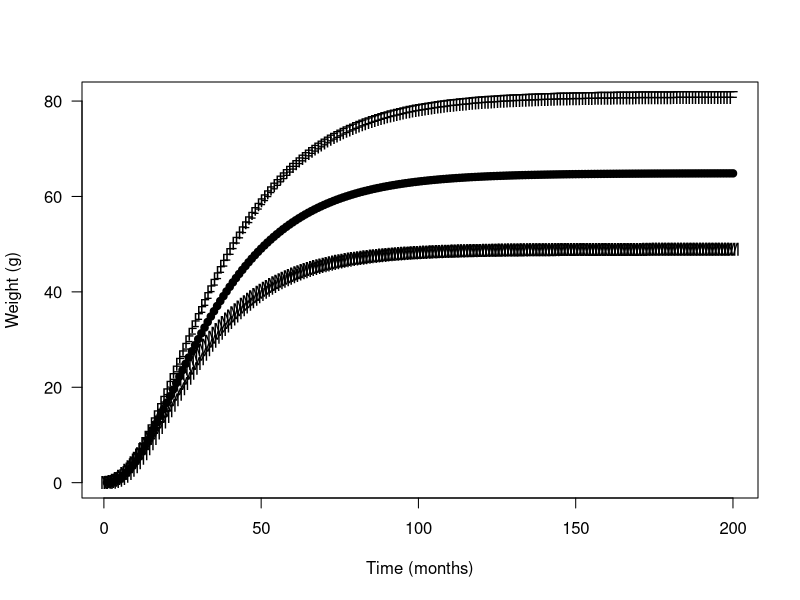
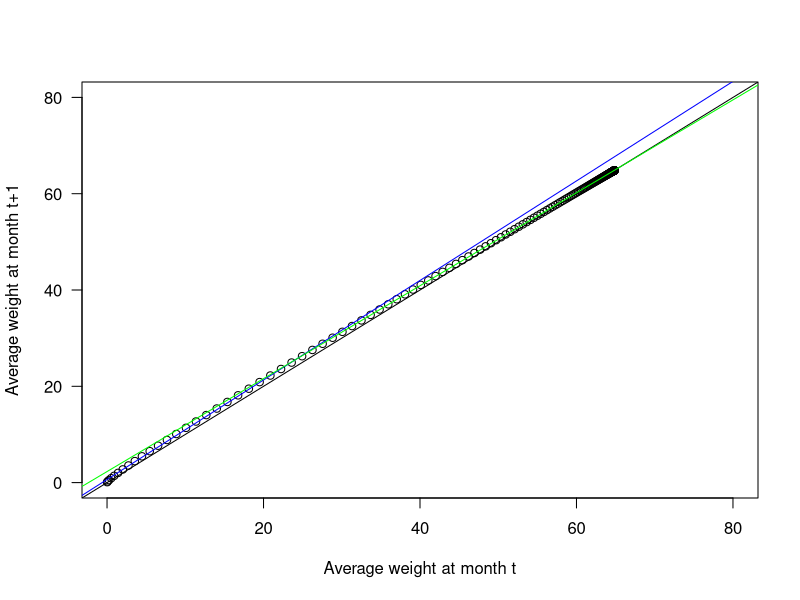
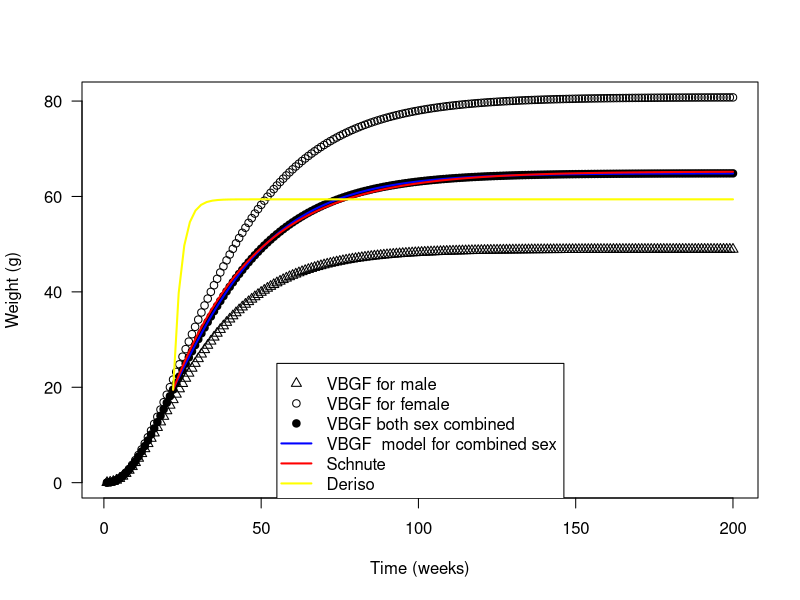

Recreate these plots in R, in order.
# CREATED  11 February 2013
# MODIFIED 20 August 2013

# AUTHOR marco.kienzle@gmail.com

# PURPOSE estimate growth parameter rho for EKP to use in a weekly delay difference model

# REFERENCE Deriso, 1980 Harvesting strategies and parameter estimation for an age-structured model
#           Schnute, 1985 A general theory for analysis of catch and effort data
#           Hilborn and Walters, 1992 Quantitative fisheries stock assessment
#           Quinn and Deriso, 1999 Quantitative fish dynamics

## # Schnute's growth model (Eq. 1.14)
Eq114 <- function(par, x, k) {par[1] + (par[2] - par[1]) * (1-par[3]^(1+x-k))/(1-par[3])}

# Von Bertalanffy growth parameters and length-weight relationship from Gribble and Dredge (1994)
# 1990 data
Linf.m <- 37.8; Linf.f <- 46.3 # Carapace length, mm
K.m <- 0.0528; K.f <- 0.0436; # per week

# Length-weight relationship (from carapace length to grams)
a.m <-  0.0022; a.f <-  0.0023
b.m <-  2.7557; b.f <- 2.7292

# Von Bertalanffy growth function for length
vbgf <- function(t, Linf, k, t0=0) Linf * (1-exp(-k * (t -t0)))

# Create a vector of length at age
length.at.age <- data.frame(Female = rep(NA,200), Male = rep(NA,200)); dimnames(length.at.age)[[1]] <- seq(1,200);
length.at.age$Female <- vbgf(seq(1,200), Linf.f, K.f, t0 = 0)
length.at.age$Male <- vbgf(seq(1,200), Linf.m, K.m, t0 = 0)

# Weight at age
weight.at.age <- data.frame(Female = rep(NA,200), Male = rep(NA,200)); dimnames(weight.at.age)[[1]] <- seq(1,200);
weight.at.age$Female <- a.f * length.at.age$Female ^ b.f
weight.at.age$Male <- a.m * length.at.age$Male ^ b.m

average.weight.at.age <- rowMeans(weight.at.age)
#print(average.weight.at.age)

# Plot weight at age
plot(seq(1,200), weight.at.age$Female, pch = "F", xlab = "Time (months)", ylab = "Weight (g)", las = 1)
points( seq(1,200), weight.at.age$Male, pch = "M")
points(seq(1,200), average.weight.at.age, pch = 19)

# Estimate Ford-Walford parameters using the whole range of ages ?
# NOTE that Ford-Walford graphs are used for length data ( see Ricker, 1958, Eq. 9.8)
(lm1 <- lm(y~x, data = data.frame(x = average.weight.at.age[seq(1, 29)], y = average.weight.at.age[seq(2, 30)])));

plot(average.weight.at.age[seq(1, 199)], y = average.weight.at.age[seq(2, 200)],
xlab = "Average weight at month t", ylab = "Average weight at month t+1", xlim = c(0,80), ylim = c(0,80), las = 1)
abline(0,1)

abline(lm1, col = "blue");

# What are the parameter of this linear relationship applied for age >= recruitment?
rec.age <- 22 # here the age at recruitment is chosen so that size at recruitment ~= 7.7 grams

(lm2 <- lm(y~x, data = data.frame(x = average.weight.at.age[seq(rec.age, 199)], y = average.weight.at.age[seq(rec.age+1, 200)])));
abline(lm2, col = "green");

# Now, let's apply Schnute method to the TigerPrawn dataset

# Schnute's growth model (Eq. 1.14)
ssq.Eq114.TigerPrawn <- function(par){ sum((average.weight.at.age[seq(rec.age, 200)] - Eq114(par, seq(rec.age, 200), k = rec.age))^2)}
(Schnute.results.for.TigerPrawn <- optim(c(1, 1, 0.5), ssq.Eq114.TigerPrawn))
# NOTE: you end-up with an estimate of the weight at recruitment which is quite differenct that average.weight.at.age[rec.age] NOT GOOD !

# Let's fit Schnute fixing weight at recruitment
Eq114.bis <- function(par, x, k) {par[1] + (average.weight.at.age[rec.age] - par[1]) * (1-par[2]^(1+x-k))/(1-par[2])}
ssq.Eq114.TigerPrawn.2par <- function(par){ sum((average.weight.at.age[seq(rec.age, 200)] - Eq114.bis(par, seq(rec.age, 200), k = rec.age))^2)}
(Schnute.results.for.TigerPrawn.2par <- optim(c(1, 0.5), ssq.Eq114.TigerPrawn.2par))

# Let's fit Schnute fixing weight at recruitment and fixing rho
Eq114.tris <- function(par, x, k, rho) {par[1] + (average.weight.at.age[rec.age] - par[1]) * (1-rho^(1+x-k))/(1-rho)}
ssq.Eq114.TigerPrawn.1par <- function(par){ sum((average.weight.at.age[seq(rec.age, 200)] - Eq114.tris(par, seq(rec.age, 200), k = rec.age, rho = exp(-0.1794067)))^2)}
(Schnute.results.for.TigerPrawn.1par <- optimize(ssq.Eq114.TigerPrawn.1par,lower = -10, upper = 1e3))

## How does it compares to Von Bertalanffy estimates
# The curve are sigmoidal so we have to consider only age above which Von Bertalanffy growth function for length might apply (age >= 3)

# Von Bertalanffy growth function for weight
vbgf <- function(t, Linf, k, t0=0) 0.5*(a.m + a.f) * (Linf * (1-exp(-k * (t -t0))))^(0.5 * (b.m+b.f))

# Estimate parameters
(nls.model <- nls( y ~ vbgf( x, a, b,c), data = data.frame(x = seq(rec.age,200), y = average.weight.at.age[seq(rec.age, 200)]),
start = list(a = 50, b = 0.03, c= 1)))

# Plot weight at age
plot(seq(1,200), weight.at.age$Female, pch = 1, xlab = "Time (weeks)", ylab = "Weight (g)", las = 1)
points( seq(1,200), weight.at.age$Male, pch = 2)
points(seq(1,200), average.weight.at.age, pch = 19)

curve( vbgf(x, coef(nls.model)[1], coef(nls.model)[2], coef(nls.model)[3]), from = rec.age, to = 200, lwd = 2, col = "blue", add = TRUE)
#curve( Eq114(Schnute.results.for.TigerPrawn$par, x, k=rec.age), from = rec.age, to = 200, lwd = 2, col = "grey", add = TRUE)
curve( Eq114.bis(Schnute.results.for.TigerPrawn.2par$par, x, k=rec.age), from = rec.age, to = 200, lwd = 2, col = "red", add = TRUE)
#curve( Eq114.tris(Schnute.results.for.TigerPrawn.1par$minimum, x, k=rec.age, rho = exp(-0.1794067)), from = rec.age, to = 200, lwd = 2, col = "green", add = TRUE)

legend(55, 25, pch = c(2,1, 19, NA, NA, NA), lty = c(NA, NA, NA, 1, 1,1), col = c("black", "black", "black", "blue", "red","yellow"), lwd = c(NA,NA,NA,2,2,2), 
legend = c("VBGF for male", "VBGF for female", "VBGF both sex combined", "VBGF  model for combined sex", "Schnute", "Deriso"))

# Use Deriso formula (Equation 1)

Deriso.W <- function(rho, t, weight.at.recruitment, age.at.recruitment){

weight.at.recruitment * ( 1 - rho ^ (1 + t - age.at.recruitment)) / (1 - rho)
}

ssq.Deriso.Eq <- function(par){
 sum((average.weight.at.age[seq(rec.age+1, 200)] - Deriso.W(par, seq(rec.age+1, 200), weight.at.recruitment = average.weight.at.age[rec.age],
 age.at.recruitment = rec.age))^2)
}
Deriso.opt <- optimize(ssq.Deriso.Eq, lower = 0.1, upper = 0.99)

curve(Deriso.W(rho =  Deriso.opt$minimum, x,  average.weight.at.age[rec.age], rec.age), from = rec.age, to =200, col = "yellow", lwd = 2, add = T)


### Parameters for the Delay difference model
print("Parameters for the Delay difference model")
print(paste("Rho",  round(Schnute.results.for.TigerPrawn.2par$par[2],5)))
print(paste("Weight at age", rec.age, "months is", round(average.weight.at.age[rec.age],3)))

print(paste("And parameter weight 1 month before recruitment", round(Schnute.results.for.TigerPrawn.2par$par[1],3)))

